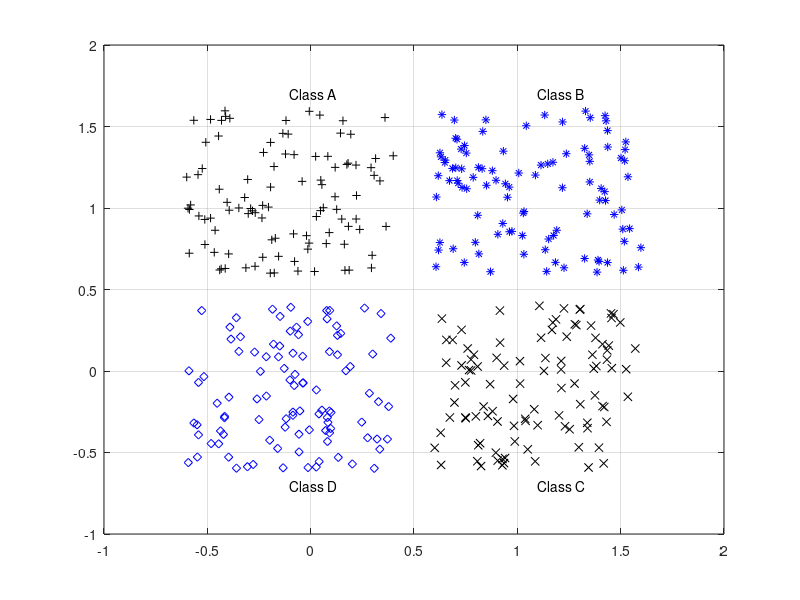

This figure's MATLAB source: (Note: this script raises an error after producing the figure.)
close all, clear all, clc, format compact
% number of samples of each class
K = 100;
% define 4 clusters of input data
q = .6; % offset of classes
A = [rand(1,K)-q; rand(1,K)+q];
B = [rand(1,K)+q; rand(1,K)+q];
C = [rand(1,K)+q; rand(1,K)-q];
D = [rand(1,K)-q; rand(1,K)-q];
% plot clusters
figure(1)
plot(A(1,:),A(2,:),'k+')
hold on
grid on
plot(B(1,:),B(2,:),'b*')
plot(C(1,:),C(2,:),'kx')
plot(D(1,:),D(2,:),'bd')
% text labels for clusters
text(.5-q,.5+2*q,'Class A')
text(.5+q,.5+2*q,'Class B')
text(.5+q,.5-2*q,'Class C')
text(.5-q,.5-2*q,'Class D')
% coding (+1/-1) of 4 separate classes
a = [-1 -1 -1 +1]';
b = [-1 -1 +1 -1]';
d = [-1 +1 -1 -1]';
c = [+1 -1 -1 -1]';
% define inputs (combine samples from all four classes)
P = [A B C D];
% define targets
T = [repmat(a,1,length(A)) repmat(b,1,length(B)) ...
repmat(c,1,length(C)) repmat(d,1,length(D)) ];
% create a neural network
 net = newcf(P,T,5)
 net.divideParam.trainRatio = 1; % training set [%]
net.divideParam.valRatio = 0; % validation set [%]
net.divideParam.testRatio = 0; % test set [%]
% train a neural network
% train a neural network
[net,tr,Y,E] = train(net,P,T)
% evaluate performance: decoding network response
[m,i] = max(T); % target class
[m,j] = max(Y); % predicted class
N = length(Y);  % number of all samples
k = 0;          % number of missclassified samples
if find(i-j),   % if there exist missclassified samples
  k = length(find(i-j)); % get a number of missclassified samples
end
fprintf('Correct classified samples: %.1f%% samples\n', 100*(N-k)/N)

% plot network output
figure;
subplot(211)
plot(T')
title('Targets')
ylim([-2 2])
grid on
subplot(212)
plot(Y')
title('Network response')
xlabel('# sample')
ylim([-2 2])
grid on
% generate a grid
span = -1:.01:2;
[P1,P2] = meshgrid(span,span);
pp = [P1(:) P2(:)]';

% simualte neural network on a grid
aa = net(pp);

% plot classification regions based on MAX activation
figure(1)
m = mesh(P1,P2,reshape(aa(1,:),length(span),length(span))-5);
set(m,'facecolor',[1 0.2 .7],'linestyle','none');
hold on
m = mesh(P1,P2,reshape(aa(2,:),length(span),length(span))-5);
set(m,'facecolor',[1 1.0 0.5],'linestyle','none');
m = mesh(P1,P2,reshape(aa(3,:),length(span),length(span))-5);
set(m,'facecolor',[.4 1.0 0.9],'linestyle','none');
m = mesh(P1,P2,reshape(aa(4,:),length(span),length(span))-5);
set(m,'facecolor',[.3 .4 0.5],'linestyle','none');
view(2)